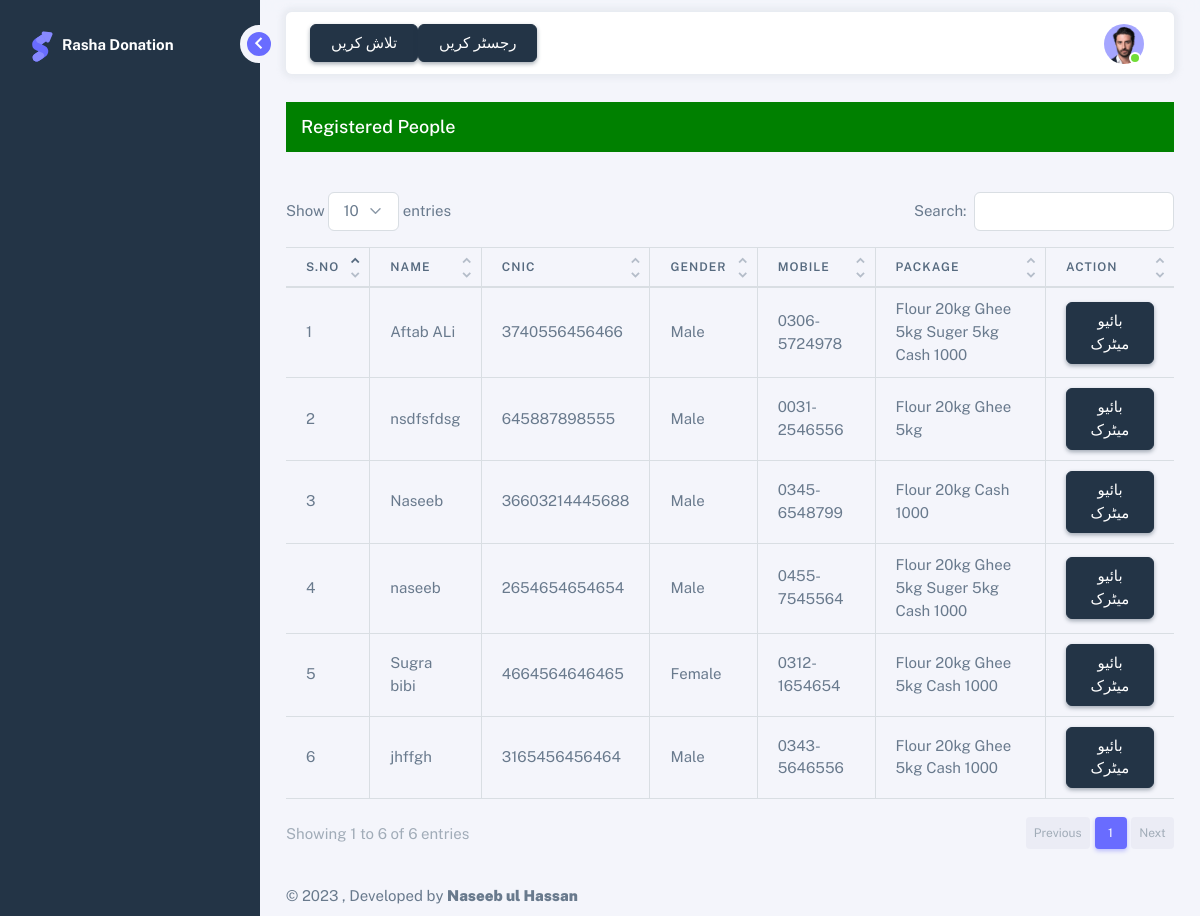
/dashboard.php (signed in), run on the app's committed database.
### tables this page shows
CREATE TABLE `rd_person_package` (
  `id` int(10) NOT NULL,
  `personid` int(10) NOT NULL,
  `userid` int(10) NOT NULL,
  `package_id` int(10) DEFAULT NULL,
  `description` varchar(100) DEFAULT NULL,
  `issued` varchar(1) DEFAULT NULL,
  `created_at` timestamp NOT NULL DEFAULT current_timestamp()
);

### languages/urdu.php (called while the page is built)
<?php
$lang = [
	'welcome' => 'خوش آمدید',
    'Search' => 'تلاش کریں',
    'Complete' => 'مکمل کریں',
    'Varify' => 'تصدیق کریں',
    'Submit' => 'جمع کرائیں' ,
    'Register' => 'رجسٹر کریں' ,
    'Biomatric' => 'بائیو میٹرک'
];
?>

### lang.php (called while the page is built, shortened)
<?php
function __($str)
{
	global $lang;
	if(!empty($lang[$str]))
	{
		return $lang[$str];
	}
	return $str;
}

### dashboard.php (the view, shortened to what this page needs)
<!DOCTYPE html>
<html lang="en" class="light-style layout-navbar-fixed layout-menu-fixed " dir="ltr" data-theme="theme-semi-dark" data-assets-path="assets/" data-template="vertical-menu-template-semi-dark">
<head>
    <?php include('cssstyles.php'); ?>
</head>
<body>
<div class="layout-wrapper layout-content-navbar  ">
  <div class="layout-container">
    <?php
      include('sidebar.php')
    ?>
    <div class="layout-page">
    <?php
    include('navbar.php')
    ?>
      <div class="content-wrapper">
          <div class="container-xxl flex-grow-1 container-p-y">
          <h5 class="mb-4">Registered People</h5>
            <table id="example" class="display table table-responsive table-bordered" style="width:100%">
              <thead>
                <tr>
                  <th>S.No</th>
                  <th>Name</th>
                  <th>CNIC</th>
                  <th>Gender</th>
                  <th>Mobile</th>
                  <th>Package</th>
                  <th>Action</th>
                </tr>
              </thead>
              <tbody>
                  <?php
                  $sqlquery="SELECT * from v_person_package";
                  $runquery=mysqli_query($conn,$sqlquery);
                    $counter=1;
                  while($row=mysqli_fetch_array($runquery)){
                      ?>
                       <tr>
                      <td><?php echo $counter;  ?></td>
                      <td><?php echo $row['name'];  ?></td>
                      <td><?php echo $row['cnic'];  ?></td>
                      <td><?php echo $row['gender'];  ?></td>
                      <td><?php echo $row['mobile1'];  ?></td>
                      <td><?php echo $row['1'].' '.$row['2'].' '.$row['3'].' '.$row['4'].' '.$row['5'];  ?></td>
                      <td><a href="biomatric.php?id=<?php echo $row['id']; ?>" class="btn btn-dark"><?= __('Biomatric')?></a></td>
                      </tr>
                    <?php
                    $counter++;
                  }
                  ?>
              </tbody>
            </table>
          </div>
          <?php include('footer.php'); ?>
        </div>
      </div>
    </div>
  </div>
<?php include('jsscripts.php'); ?>
</body>
</html>

### cssstyles.php (shortened to what this page needs)
<!DOCTYPE html>
<html lang="en">
<head>
    <link rel="stylesheet" href="assets/vendor/fonts/boxicons.css" />
    <link rel="stylesheet" href="assets/vendor/fonts/fontawesome.css" />
    <link rel="stylesheet" href="assets/vendor/fonts/flag-icons.css" />
    <link rel="stylesheet" href="assets/vendor/css/rtl/core.css" class="template-customizer-core-css" />
    <link rel="stylesheet" href="assets/vendor/css/rtl/theme-semi-dark.css" class="template-customizer-theme-css" />
    <link rel="stylesheet" href="assets/css/demo.css" />
    <link rel="stylesheet" href="assets/vendor/libs/perfect-scrollbar/perfect-scrollbar.css" />
    <link rel="stylesheet" href="assets/vendor/libs/typeahead-js/typeahead.css" />
    <link rel="stylesheet" href="assets/vendor/libs/apex-charts/apex-charts.css" />
        <link rel="stylesheet" href="assets/vendor/libs/perfect-scrollbar/perfect-scrollbar.css" />
    <link rel="stylesheet" href="assets/vendor/libs/typeahead-js/typeahead.css" />
    <link rel="stylesheet" href="assets/vendor/libs/datatables-bs5/datatables.bootstrap5.css">
<link rel="stylesheet" href="assets/vendor/libs/datatables-responsive-bs5/responsive.bootstrap5.css">
<link rel="stylesheet" href="assets/vendor/libs/flatpickr/flatpickr.css" />
</head>
<body>
</body>
</html>

### sidebar.php (shortened to what this page needs)
<aside id="layout-menu" class="layout-menu menu-vertical menu bg-menu-theme">
  <div class="app-brand demo ">
    <a href="dashboard.php" class="app-brand-link">
      <span class="app-brand-logo demo">
    </span>
      <span class=" demo menu-text fw-bolder ms-2"><strong>Rasha Donation</strong> </span>
    </a>
    <a href="javascript:void(0);" class="layout-menu-toggle menu-link text-large ms-auto">
      <i class="bx bx-chevron-left bx-sm align-middle"></i>
    </a>
  </div>
  <ul class="menu-inner py-1">
      </ul>
</aside>

### navbar.php (shortened to what this page needs)
<?php
require 'lang.php';
?>
<nav class="layout-navbar container-xxl navbar navbar-expand-xl navbar-detached align-items-center bg-navbar-theme" id="layout-navbar">
  <div class="navbar-nav-right d-flex align-items-center" id="navbar-collapse">
          <a href="dashboard.php" class="menu-link btn btn-dark">
            <div data-i18n="<?= __('Search')?>"><?= __('Search')?></div>
          </a>
          <a href="registerPeople.php" class="menu-link btn btn-dark">
            <div data-i18n="<?= __('Register')?>"><?= __('Register')?></div>
          </a>
    <ul class="navbar-nav flex-row align-items-center ms-auto">
      <li class="nav-item navbar-dropdown dropdown-user dropdown">
        <a class="nav-link dropdown-toggle hide-arrow" href="javascript:void(0);" data-bs-toggle="dropdown">
          <div class="avatar avatar-online">
            <img src="assets/img/avatars/1.png" alt class="w-px-40 h-auto rounded-circle">
          </div>
        </a>
      </li>
    </ul>
  </div>
</nav>

### footer.php (shortened to what this page needs)
<footer class="content-footer footer bg-footer-theme">
  <div class="container-xxl d-flex flex-wrap justify-content-between py-2 flex-md-row flex-column">
    <div class="mb-2 mb-md-0">
      ©
      , Developed by  <a href="https://www.linkedin.com/in/naseeb-ul-hassan-8b682b136/" target="_blank" class="footer-link fw-bolder">Naseeb ul Hassan</a>
    </div>
  </div>
</footer>

### jsscripts.php (shortened to what this page needs)
<!DOCTYPE html>
<html lang="en">
<head>
</head>
<body>
</body>
</html>

### assets/css/demo.css (style rules this page uses)
.menu .app-brand.demo { height: 64px; margin-top: 12px; }
.app-brand-logo.demo svg { width: 22px; height: 38px; }
.layout-navbar-fixed .layout-wrapper:not(.layout-horizontal):not(.layout-without-menu) .layout-page { padding-top: 76px !important; }
.layout-navbar-fixed .layout-wrapper:not(.layout-without-menu) .layout-page { padding-top: 64px !important; }

### dashboard.php (style rules this page uses)
h5 { background-color: green;color:white; height:50px; padding:15px; }

### data on the page
rd_person_package: name "Aftab ALi", cnic "3740556456466", gender "Male", mobile1 "0306-5724978", 1 "Flour 20kg", 2 "Ghee 5kg", 3 "Suger 5kg", 4 "Cash 1000"
rd_person_package: name "nsdfsfdsg", cnic "645887898555", gender "Male", mobile1 "0031-2546556", 1 "Flour 20kg", 2 "Ghee 5kg"
rd_person_package: name "Naseeb", cnic "36603214445688", gender "Male", mobile1 "0345-6548799", 1 "Flour 20kg", 4 "Cash 1000"
rd_person_package: name "naseeb", cnic "2654654654654", gender "Male", mobile1 "0455-7545564", 1 "Flour 20kg", 2 "Ghee 5kg", 3 "Suger 5kg", 4 "Cash 1000"
rd_person_package: name "Sugra bibi", cnic "4664564646465", gender "Female", mobile1 "0312-1654654", 1 "Flour 20kg", 2 "Ghee 5kg", 4 "Cash 1000"
rd_person_package: name "jhffgh", cnic "3165456456464", gender "Male", mobile1 "0343-5646556", 1 "Flour 20kg", 2 "Ghee 5kg", 4 "Cash 1000"

### other printed values
__('Search') "تلاش کریں"
__('Register') "رجسٹر کریں"
